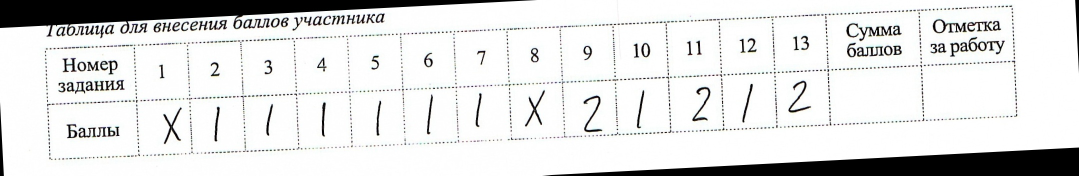
#> input picture img_rotated.jpg, 2158 x 351 px (shown at 1/2 size)
$ python -i mnist_preprocess_image.py   (imports and definitions only)
#> lines starting #> are read from the running program, lines starting #| are printed output that depends on the picture; after the words box and inside, x2 and y2 are one past the last pixel; in counts of white or black regions, pixels touching at a corner belong together
import cv2
import numpy as np

def center_image(image, size=(28, 28), digit_size=(20, 20)):
    """
    Центрирует изображение цифры и изменяет его размер до указанного.
    """
    # Находим контуры на изображении
    contours, _ = cv2.findContours(image, cv2.RETR_EXTERNAL, cv2.CHAIN_APPROX_SIMPLE)
    if len(contours) == 0:
        # Если контуры не найдены, просто изменяем размер изображения
        return cv2.resize(image, size, interpolation=cv2.INTER_AREA)

    # Находим наибольший контур (предполагаем, что это цифра)
    contour = max(contours, key=cv2.contourArea)
    x, y, w, h = cv2.boundingRect(contour)

    # Вырезаем область с цифрой
    digit_roi = image[y:y + h, x:x + w]

    # Сохраняем соотношение сторон
    aspect_ratio = w / h
    if aspect_ratio > 1:
        new_w = digit_size[1]
        new_h = int(new_w / aspect_ratio)
    else:
        new_h = digit_size[0]
        new_w = int(new_h * aspect_ratio)

    # Изменяем размер цифры
    resized_digit = cv2.resize(digit_roi, (new_w, new_h), interpolation=cv2.INTER_LINEAR)

    # Создаем пустое изображение и центрируем цифру
    centered_image = np.zeros(size, dtype=np.uint8)
    offset_x = (size[1] - new_w) // 2
    offset_y = (size[0] - new_h) // 2
    centered_image[offset_y:offset_y + new_h, offset_x:offset_x + new_w] = resized_digit

    return centered_image

def preprocess_image(image, output_size=(28, 28), digit_size=(20, 20)):
    """
    Предобрабатывает изображение для распознавания MNIST.
    """
    try:
        # Проверяем, что изображение не пустое
        if image is None or image.size == 0:
            raise ValueError("Input image is empty or invalid.")

        # Преобразуем изображение в оттенки серого
        gray = cv2.cvtColor(image, cv2.COLOR_BGR2GRAY)

        # Применяем CLAHE для улучшения контраста
        clahe = cv2.createCLAHE(clipLimit=2.0, tileGridSize=(8, 8))
        enhanced = clahe.apply(gray)

        # Бинаризация изображения
        _, binary = cv2.threshold(enhanced, 0, 255, cv2.THRESH_BINARY_INV + cv2.THRESH_OTSU)

        # Морфологическое закрытие для устранения шума
        kernel = cv2.getStructuringElement(cv2.MORPH_ELLIPSE, (3, 3))
        closed = cv2.morphologyEx(binary, cv2.MORPH_CLOSE, kernel, iterations=1)

        # Центрируем изображение
        centered = center_image(closed, size=output_size, digit_size=digit_size)

        # Нормализуем изображение
        normalized = centered / 255.0

        # Изменяем форму для модели
        reshaped = normalized.reshape(1, output_size[0], output_size[1], 1)

        return reshaped, centered

    except Exception as e:
        print(f"Ошибка при обработке изображения: {e}")
        return None, None

>>> import cv2
>>> picture = cv2.imread('../img_rotated.jpg')
#> picture is the input picture: shape (351, 2158, 3); mean B, G, R 223.5, 223.9, 223.5
>>> result = preprocess_image(picture)
#> in preprocess_image, `_, binary = cv2.threshold(enhanced, 0, 255, cv2.THRESH_BINARY_INV + cv..`:
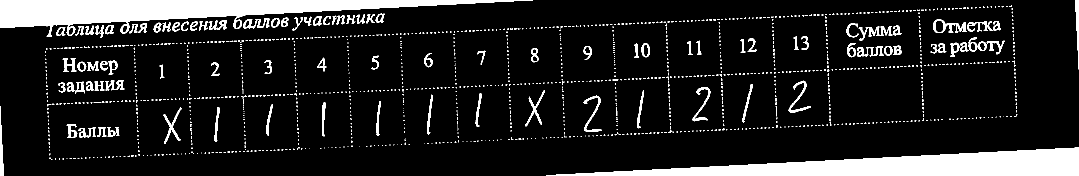
#> binary: shape (351, 2158) (shown at 1/2 size); 11.9% white; 1363 white regions (1266 under 20 px), largest, box (x1, y1, x2, y2) and area: (0, 0, 1066, 73) 30828, (1093, 295, 2158, 351) 30082, (1717, 52, 1785, 82) 633
#> in preprocess_image, `closed = cv2.morphologyEx(binary, cv2.MORPH_CLOSE, kernel, iterations=1)`: closed: shape (351, 2158); 12% white; 1350 white regions (1258 under 20 px)
#> in center_image, `contours, _ = cv2.findContours(image, cv2.RETR_EXTERNAL, cv2.CHAIN_APP..`: contours = 1350 contours, 1263 with area under 20; largest, box (x1, y1, x2, y2) and area: (0, 0, 1066, 73) 29949, (1093, 295, 2158, 351) 28990, (1866, 39, 1933, 66) 842, (1937, 74, 2009, 109) 749, (1694, 86, 1768, 115) 670
#> in center_image, `contour = max(contours, key=cv2.contourArea)`: contour = contour of 257 points, box (x1, y1, x2, y2) (0, 0, 1066, 73), area 29949
#> in center_image, `x, y, w, h = cv2.boundingRect(contour)`: x = 0; w = 1066; h = 73
#> in center_image, `digit_roi = image[y:y + h, x:x + w]`:
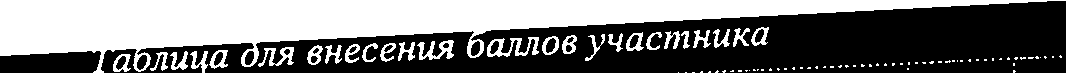
#> digit_roi: shape (73, 1066); 45.9% white; 85 white regions (58 under 20 px), largest, box (x1, y1, x2, y2) and area: (0, 0, 1066, 73) 30847, (487, 37, 539, 57) 457, (417, 40, 454, 60) 355
#> in center_image, `aspect_ratio = w / h`: aspect_ratio = 14.6
#> in center_image, `new_h = int(new_w / aspect_ratio)`: new_h = 1
#> in center_image, `offset_y = (size[0] - new_h) // 2`: offset_y = 13

$ run again, on table_rec_box.jpg
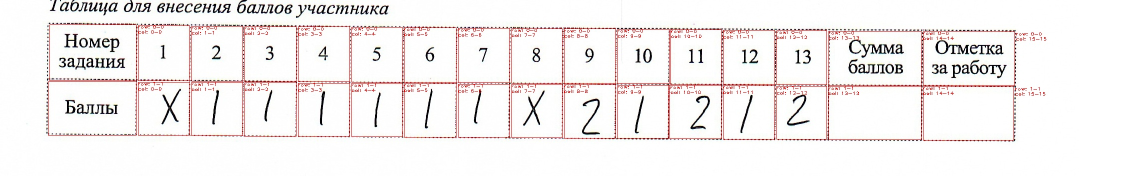
#> input picture table_rec_box.jpg, 2258 x 351 px (shown at 1/2 size)
#> picture is the input picture: shape (351, 2258, 3); mean B, G, R 239.1, 239.6, 243.5
#> in preprocess_image, `_, binary = cv2.threshold(enhanced, 0, 255, cv2.THRESH_BINARY_INV + cv..`:
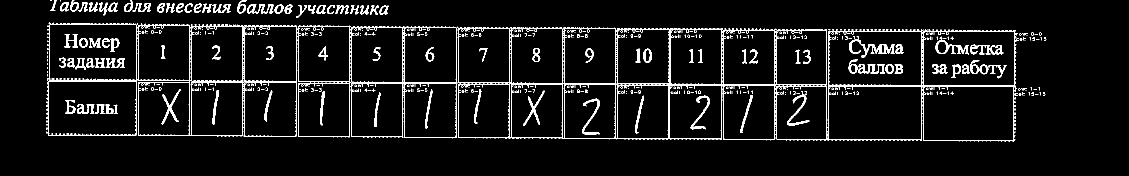
#> binary: shape (351, 2258) (shown at 1/2 size); 5.9% white in thin lines or dots, all inside (x1, y1, x2, y2) = (93, 0, 2093, 283)
#> closed: shape (351, 2258); 6.9% white; 386 white regions (233 under 20 px)
#> contours = 71 contours, 38 with area under 20; largest, box (x1, y1, x2, y2) and area: (93, 45, 2038, 283) 423822, (494, 8, 547, 27) 420, (425, 8, 462, 26) 286, (474, 0, 494, 27) 278, (248, 0, 266, 24) 246
#> contour = contour of 2580 points, box (x1, y1, x2, y2) (93, 45, 2038, 283), area 423822
#> x = 93; y = 45; w = 1945; h = 238
#> in center_image, `digit_roi = image[y:y + h, x:x + w]`:
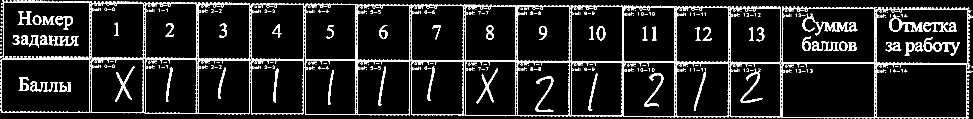
#> digit_roi: shape (238, 1945) (shown at 1/2 size); 10.7% white; 327 white regions (211 under 20 px), largest, box (x1, y1, x2, y2) and area: (0, 0, 1945, 238) 30369, (1605, 27, 1715, 71) 1116, (1778, 28, 1845, 64) 683
#> aspect_ratio = 8.17
#> new_h = 2
#> offset_y = 13
